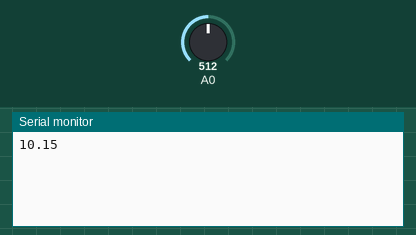
The sketch below on a simulated Arduino Uno, built with avr-gcc and run on an emulated ATmega328P. Shown: the last lines printed to the serial monitor. The test bench sets the inputs (shaded band); at power-on: A0 = 512.

Above: at 1.2 s.
1.3 s: A0 set to 716
At 2.5 s:
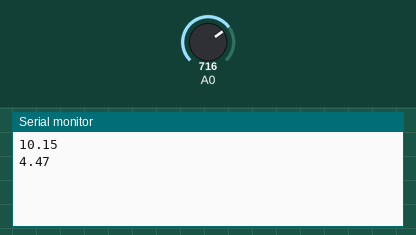
2.8 s: A0 set to 900
At 4.0 s:
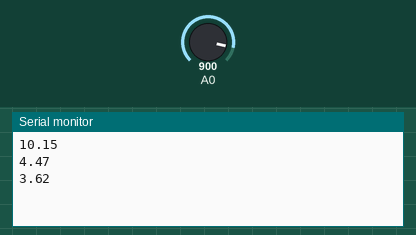
Timing chart, 0 to 5.8 s (numbered marks = the images above; inputs shaded):
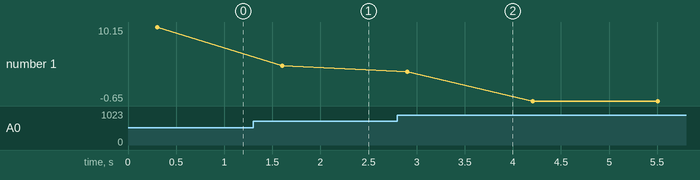

Measured:
- after the input at 1.3 s, the serial monitor: prints a new line after 0.30 s (image 1)
- after the input at 2.8 s, the serial monitor: prints a new line after 0.10 s (image 2)
- plotted number 1: 10.15 → 4.47 after the input at 1.3 s, 4.47 → -0.65 after the input at 2.8 s

The sketch:

ph-level-test.ino
```cpp
#include <Wire.h>
#include <SoftwareSerial.h>


float calibration_value = 24.4;
int phval = 0;
unsigned long int avgval;
int buffer_arr[10],temp;

float phValue;

void setup()
{
  Wire.begin();
 Serial.begin(9600);


}
void loop() {
 // Initiates SimpleTimer
 for(int i=0;i<10;i++)
 {
 buffer_arr[i]=analogRead(A0);
 delay(30);
 }
 for(int i=0;i<9;i++)
 {
   for(int j=i+1;j<10;j++)
   {
     if(buffer_arr[i]>buffer_arr[j])
     {
       temp=buffer_arr[i];
       buffer_arr[i]=buffer_arr[j];
       buffer_arr[j]=temp;
     }
    }
 }

 avgval=0;
 for(int i=2;i<8;i++)
 avgval+=buffer_arr[i];
 float volt=(float)avgval*5.0/1024/6;
 phValue = -5.70 * volt + calibration_value;
 String ph_Value ="";
 ph_Value.concat(phValue);
 Serial.println(ph_Value);
 delay(1000);
}
```
